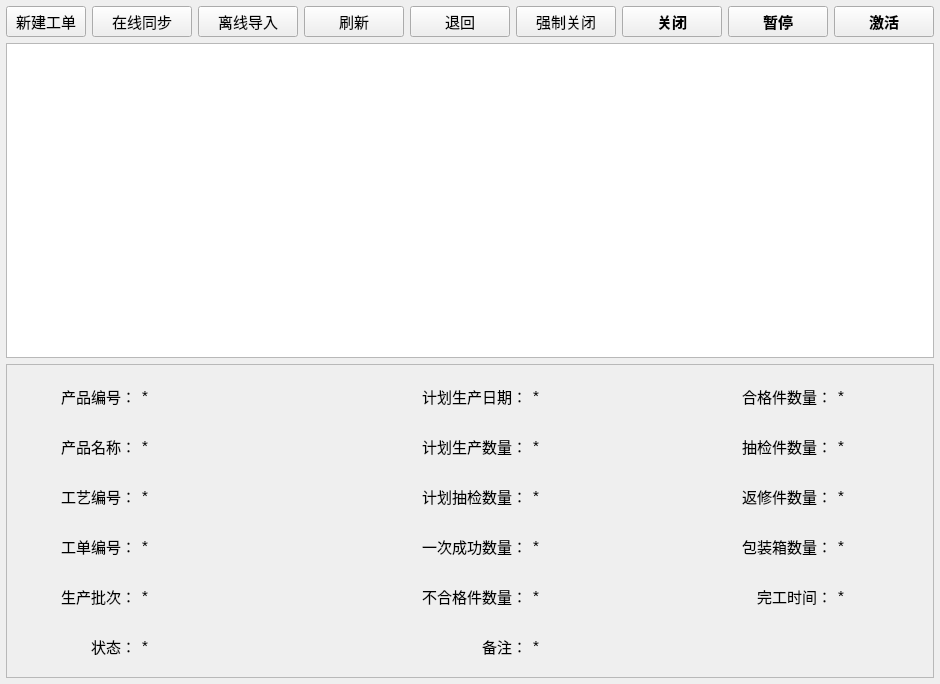
<?xml version="1.0" encoding="UTF-8"?>
<ui version="4.0">
 <class>WidgetOrderPlanManage</class>
 <widget class="QWidget" name="WidgetOrderPlanManage">
  <property name="geometry">
   <rect>
    <x>0</x>
    <y>0</y>
    <width>934</width>
    <height>684</height>
   </rect>
  </property>
  <property name="windowTitle">
   <string>Form</string>
  </property>
  <layout class="QVBoxLayout" name="verticalLayout" stretch="0,1,1">
   <property name="leftMargin">
    <number>6</number>
   </property>
   <property name="topMargin">
    <number>6</number>
   </property>
   <property name="rightMargin">
    <number>6</number>
   </property>
   <property name="bottomMargin">
    <number>6</number>
   </property>
   <item>
    <layout class="QHBoxLayout" name="horizontalLayout">
     <item>
      <widget class="QPushButton" name="buttonAddOrder">
       <property name="font">
        <font>
         <pointsize>11</pointsize>
        </font>
       </property>
       <property name="text">
        <string>新建工单</string>
       </property>
       <property name="icon">
        <iconset resource="../PCS.qrc">
         <normaloff>:/images/pngs/document_addnew.png</normaloff>:/images/pngs/document_addnew.png</iconset>
       </property>
      </widget>
     </item>
     <item>
      <widget class="QPushButton" name="buttonSyncOrder">
       <property name="minimumSize">
        <size>
         <width>100</width>
         <height>30</height>
        </size>
       </property>
       <property name="font">
        <font>
         <pointsize>11</pointsize>
        </font>
       </property>
       <property name="text">
        <string>在线同步</string>
       </property>
       <property name="icon">
        <iconset resource="../PCS.qrc">
         <normaloff>:/images/pngs/order_online.png</normaloff>:/images/pngs/order_online.png</iconset>
       </property>
       <property name="iconSize">
        <size>
         <width>20</width>
         <height>20</height>
        </size>
       </property>
      </widget>
     </item>
     <item>
      <widget class="QPushButton" name="buttonLoadOffline">
       <property name="minimumSize">
        <size>
         <width>100</width>
         <height>30</height>
        </size>
       </property>
       <property name="font">
        <font>
         <pointsize>11</pointsize>
        </font>
       </property>
       <property name="text">
        <string>离线导入</string>
       </property>
       <property name="icon">
        <iconset resource="../PCS.qrc">
         <normaloff>:/images/pngs/order_offline.png</normaloff>:/images/pngs/order_offline.png</iconset>
       </property>
       <property name="iconSize">
        <size>
         <width>20</width>
         <height>20</height>
        </size>
       </property>
      </widget>
     </item>
     <item>
      <widget class="QPushButton" name="buttonRefreshOrder">
       <property name="minimumSize">
        <size>
         <width>100</width>
         <height>30</height>
        </size>
       </property>
       <property name="font">
        <font>
         <pointsize>11</pointsize>
        </font>
       </property>
       <property name="text">
        <string>　刷新　</string>
       </property>
       <property name="icon">
        <iconset resource="../PCS.qrc">
         <normaloff>:/images/pngs/order_refresh.png</normaloff>:/images/pngs/order_refresh.png</iconset>
       </property>
       <property name="iconSize">
        <size>
         <width>20</width>
         <height>20</height>
        </size>
       </property>
      </widget>
     </item>
     <item>
      <widget class="QPushButton" name="buttonReturnOrder">
       <property name="minimumSize">
        <size>
         <width>100</width>
         <height>30</height>
        </size>
       </property>
       <property name="font">
        <font>
         <pointsize>11</pointsize>
        </font>
       </property>
       <property name="text">
        <string>　退回　</string>
       </property>
       <property name="icon">
        <iconset resource="../PCS.qrc">
         <normaloff>:/images/pngs/order_return.png</normaloff>:/images/pngs/order_return.png</iconset>
       </property>
       <property name="iconSize">
        <size>
         <width>20</width>
         <height>20</height>
        </size>
       </property>
      </widget>
     </item>
     <item>
      <widget class="QPushButton" name="buttonForceClose">
       <property name="minimumSize">
        <size>
         <width>100</width>
         <height>30</height>
        </size>
       </property>
       <property name="font">
        <font>
         <pointsize>11</pointsize>
        </font>
       </property>
       <property name="text">
        <string>强制关闭</string>
       </property>
       <property name="icon">
        <iconset resource="../PCS.qrc">
         <normaloff>:/images/pngs/order_forceclose.png</normaloff>:/images/pngs/order_forceclose.png</iconset>
       </property>
       <property name="iconSize">
        <size>
         <width>20</width>
         <height>20</height>
        </size>
       </property>
      </widget>
     </item>
     <item>
      <spacer name="horizontalSpacer">
       <property name="orientation">
        <enum>Qt::Horizontal</enum>
       </property>
       <property name="sizeHint" stdset="0">
        <size>
         <width>40</width>
         <height>20</height>
        </size>
       </property>
      </spacer>
     </item>
     <item>
      <widget class="QPushButton" name="buttonCloseOrder">
       <property name="minimumSize">
        <size>
         <width>100</width>
         <height>30</height>
        </size>
       </property>
       <property name="font">
        <font>
         <pointsize>11</pointsize>
         <weight>75</weight>
         <bold>true</bold>
        </font>
       </property>
       <property name="text">
        <string>　关闭　</string>
       </property>
       <property name="icon">
        <iconset resource="../PCS.qrc">
         <normaloff>:/images/pngs/order_close.png</normaloff>:/images/pngs/order_close.png</iconset>
       </property>
       <property name="iconSize">
        <size>
         <width>20</width>
         <height>20</height>
        </size>
       </property>
      </widget>
     </item>
     <item>
      <widget class="QPushButton" name="buttonSuspendOrder">
       <property name="minimumSize">
        <size>
         <width>100</width>
         <height>30</height>
        </size>
       </property>
       <property name="font">
        <font>
         <pointsize>11</pointsize>
         <weight>75</weight>
         <bold>true</bold>
        </font>
       </property>
       <property name="text">
        <string>　暂停　</string>
       </property>
       <property name="icon">
        <iconset resource="../PCS.qrc">
         <normaloff>:/images/pngs/order_suspend.png</normaloff>:/images/pngs/order_suspend.png</iconset>
       </property>
       <property name="iconSize">
        <size>
         <width>20</width>
         <height>20</height>
        </size>
       </property>
      </widget>
     </item>
     <item>
      <widget class="QPushButton" name="buttonActivateOrder">
       <property name="minimumSize">
        <size>
         <width>100</width>
         <height>30</height>
        </size>
       </property>
       <property name="font">
        <font>
         <pointsize>11</pointsize>
         <weight>75</weight>
         <bold>true</bold>
        </font>
       </property>
       <property name="text">
        <string>　激活　</string>
       </property>
       <property name="icon">
        <iconset resource="../PCS.qrc">
         <normaloff>:/images/pngs/order_activate.png</normaloff>:/images/pngs/order_activate.png</iconset>
       </property>
       <property name="iconSize">
        <size>
         <width>20</width>
         <height>20</height>
        </size>
       </property>
      </widget>
     </item>
    </layout>
   </item>
   <item>
    <widget class="QTableWidget" name="tableWidget"/>
   </item>
   <item>
    <widget class="QFrame" name="frame">
     <property name="font">
      <font>
       <pointsize>11</pointsize>
      </font>
     </property>
     <property name="frameShape">
      <enum>QFrame::StyledPanel</enum>
     </property>
     <property name="frameShadow">
      <enum>QFrame::Plain</enum>
     </property>
     <layout class="QGridLayout" name="gridLayout" columnstretch="0,3,0,2,0,1">
      <item row="1" column="0">
       <widget class="QLabel" name="labelProductName">
        <property name="minimumSize">
         <size>
          <width>100</width>
          <height>25</height>
         </size>
        </property>
        <property name="text">
         <string>产品名称：</string>
        </property>
        <property name="alignment">
         <set>Qt::AlignRight|Qt::AlignTrailing|Qt::AlignVCenter</set>
        </property>
       </widget>
      </item>
      <item row="0" column="0">
       <widget class="QLabel" name="labelProductID">
        <property name="minimumSize">
         <size>
          <width>100</width>
          <height>25</height>
         </size>
        </property>
        <property name="text">
         <string>产品编号：</string>
        </property>
        <property name="alignment">
         <set>Qt::AlignRight|Qt::AlignTrailing|Qt::AlignVCenter</set>
        </property>
       </widget>
      </item>
      <item row="1" column="1">
       <widget class="QLabel" name="textProductName">
        <property name="text">
         <string>*</string>
        </property>
       </widget>
      </item>
      <item row="0" column="1">
       <widget class="QLabel" name="textProductID">
        <property name="text">
         <string>*</string>
        </property>
       </widget>
      </item>
      <item row="2" column="0">
       <widget class="QLabel" name="labelCraftID">
        <property name="minimumSize">
         <size>
          <width>120</width>
          <height>25</height>
         </size>
        </property>
        <property name="text">
         <string>工艺编号：</string>
        </property>
        <property name="alignment">
         <set>Qt::AlignRight|Qt::AlignTrailing|Qt::AlignVCenter</set>
        </property>
       </widget>
      </item>
      <item row="2" column="1">
       <widget class="QLabel" name="textCraftID">
        <property name="text">
         <string>*</string>
        </property>
       </widget>
      </item>
      <item row="3" column="0">
       <widget class="QLabel" name="labelOrderID">
        <property name="minimumSize">
         <size>
          <width>120</width>
          <height>25</height>
         </size>
        </property>
        <property name="text">
         <string>工单编号：</string>
        </property>
        <property name="alignment">
         <set>Qt::AlignRight|Qt::AlignTrailing|Qt::AlignVCenter</set>
        </property>
       </widget>
      </item>
      <item row="3" column="1">
       <widget class="QLabel" name="textOrderID">
        <property name="text">
         <string>*</string>
        </property>
       </widget>
      </item>
      <item row="4" column="0">
       <widget class="QLabel" name="labelProductBatch">
        <property name="minimumSize">
         <size>
          <width>100</width>
          <height>25</height>
         </size>
        </property>
        <property name="text">
         <string>生产批次：</string>
        </property>
        <property name="alignment">
         <set>Qt::AlignRight|Qt::AlignTrailing|Qt::AlignVCenter</set>
        </property>
       </widget>
      </item>
      <item row="4" column="1">
       <widget class="QLabel" name="textProductBatch">
        <property name="text">
         <string>*</string>
        </property>
       </widget>
      </item>
      <item row="0" column="2">
       <widget class="QLabel" name="labelOrderPlanDate">
        <property name="minimumSize">
         <size>
          <width>120</width>
          <height>25</height>
         </size>
        </property>
        <property name="text">
         <string>计划生产日期：</string>
        </property>
        <property name="alignment">
         <set>Qt::AlignRight|Qt::AlignTrailing|Qt::AlignVCenter</set>
        </property>
       </widget>
      </item>
      <item row="0" column="3">
       <widget class="QLabel" name="textOrderPlanDate">
        <property name="text">
         <string>*</string>
        </property>
       </widget>
      </item>
      <item row="1" column="2">
       <widget class="QLabel" name="labelOrderPlanQty">
        <property name="minimumSize">
         <size>
          <width>120</width>
          <height>25</height>
         </size>
        </property>
        <property name="text">
         <string>计划生产数量：</string>
        </property>
        <property name="alignment">
         <set>Qt::AlignRight|Qt::AlignTrailing|Qt::AlignVCenter</set>
        </property>
       </widget>
      </item>
      <item row="1" column="3">
       <widget class="QLabel" name="valueOrderPlanQty">
        <property name="text">
         <string>*</string>
        </property>
       </widget>
      </item>
      <item row="2" column="2">
       <widget class="QLabel" name="labelInspectQty">
        <property name="minimumSize">
         <size>
          <width>120</width>
          <height>25</height>
         </size>
        </property>
        <property name="text">
         <string>计划抽检数量：</string>
        </property>
        <property name="alignment">
         <set>Qt::AlignRight|Qt::AlignTrailing|Qt::AlignVCenter</set>
        </property>
       </widget>
      </item>
      <item row="2" column="3">
       <widget class="QLabel" name="valueInspectQty">
        <property name="text">
         <string>*</string>
        </property>
       </widget>
      </item>
      <item row="4" column="2">
       <widget class="QLabel" name="labelFailedQty">
        <property name="minimumSize">
         <size>
          <width>120</width>
          <height>25</height>
         </size>
        </property>
        <property name="text">
         <string>不合格件数量：</string>
        </property>
        <property name="alignment">
         <set>Qt::AlignRight|Qt::AlignTrailing|Qt::AlignVCenter</set>
        </property>
       </widget>
      </item>
      <item row="4" column="3">
       <widget class="QLabel" name="valueFailedQty">
        <property name="text">
         <string>*</string>
        </property>
       </widget>
      </item>
      <item row="0" column="4">
       <widget class="QLabel" name="labelFinishQty">
        <property name="minimumSize">
         <size>
          <width>120</width>
          <height>25</height>
         </size>
        </property>
        <property name="text">
         <string>合格件数量：</string>
        </property>
        <property name="alignment">
         <set>Qt::AlignRight|Qt::AlignTrailing|Qt::AlignVCenter</set>
        </property>
       </widget>
      </item>
      <item row="0" column="5">
       <widget class="QLabel" name="valueFinishQty">
        <property name="text">
         <string>*</string>
        </property>
       </widget>
      </item>
      <item row="3" column="2">
       <widget class="QLabel" name="labelFirstPassQty">
        <property name="minimumSize">
         <size>
          <width>120</width>
          <height>25</height>
         </size>
        </property>
        <property name="text">
         <string>一次成功数量：</string>
        </property>
        <property name="alignment">
         <set>Qt::AlignRight|Qt::AlignTrailing|Qt::AlignVCenter</set>
        </property>
       </widget>
      </item>
      <item row="3" column="3">
       <widget class="QLabel" name="valueFirstPassQty">
        <property name="text">
         <string>*</string>
        </property>
       </widget>
      </item>
      <item row="1" column="4">
       <widget class="QLabel" name="labelSampleQty">
        <property name="minimumSize">
         <size>
          <width>120</width>
          <height>25</height>
         </size>
        </property>
        <property name="text">
         <string>抽检件数量：</string>
        </property>
        <property name="alignment">
         <set>Qt::AlignRight|Qt::AlignTrailing|Qt::AlignVCenter</set>
        </property>
       </widget>
      </item>
      <item row="1" column="5">
       <widget class="QLabel" name="valueSampleQty">
        <property name="text">
         <string>*</string>
        </property>
       </widget>
      </item>
      <item row="2" column="4">
       <widget class="QLabel" name="labelRepairQty">
        <property name="minimumSize">
         <size>
          <width>120</width>
          <height>25</height>
         </size>
        </property>
        <property name="text">
         <string>返修件数量：</string>
        </property>
        <property name="alignment">
         <set>Qt::AlignRight|Qt::AlignTrailing|Qt::AlignVCenter</set>
        </property>
       </widget>
      </item>
      <item row="2" column="5">
       <widget class="QLabel" name="valueRepairQty">
        <property name="text">
         <string>*</string>
        </property>
       </widget>
      </item>
      <item row="3" column="4">
       <widget class="QLabel" name="labelPackageQty">
        <property name="minimumSize">
         <size>
          <width>120</width>
          <height>25</height>
         </size>
        </property>
        <property name="text">
         <string>包装箱数量：</string>
        </property>
        <property name="alignment">
         <set>Qt::AlignRight|Qt::AlignTrailing|Qt::AlignVCenter</set>
        </property>
       </widget>
      </item>
      <item row="3" column="5">
       <widget class="QLabel" name="valuePackageQty">
        <property name="text">
         <string>*</string>
        </property>
       </widget>
      </item>
      <item row="5" column="0">
       <widget class="QLabel" name="labelState">
        <property name="minimumSize">
         <size>
          <width>120</width>
          <height>25</height>
         </size>
        </property>
        <property name="text">
         <string>状态：</string>
        </property>
        <property name="alignment">
         <set>Qt::AlignRight|Qt::AlignTrailing|Qt::AlignVCenter</set>
        </property>
       </widget>
      </item>
      <item row="5" column="1">
       <widget class="QLabel" name="textState">
        <property name="text">
         <string>*</string>
        </property>
       </widget>
      </item>
      <item row="4" column="4">
       <widget class="QLabel" name="labelDeliveryTime">
        <property name="minimumSize">
         <size>
          <width>120</width>
          <height>25</height>
         </size>
        </property>
        <property name="text">
         <string>完工时间：</string>
        </property>
        <property name="alignment">
         <set>Qt::AlignRight|Qt::AlignTrailing|Qt::AlignVCenter</set>
        </property>
       </widget>
      </item>
      <item row="4" column="5">
       <widget class="QLabel" name="textDeliveryTime">
        <property name="text">
         <string>*</string>
        </property>
       </widget>
      </item>
      <item row="5" column="2">
       <widget class="QLabel" name="labelRemark">
        <property name="minimumSize">
         <size>
          <width>100</width>
          <height>25</height>
         </size>
        </property>
        <property name="text">
         <string>备注：</string>
        </property>
        <property name="alignment">
         <set>Qt::AlignRight|Qt::AlignTrailing|Qt::AlignVCenter</set>
        </property>
       </widget>
      </item>
      <item row="5" column="3">
       <widget class="QLabel" name="textRemark">
        <property name="text">
         <string>*</string>
        </property>
       </widget>
      </item>
     </layout>
    </widget>
   </item>
  </layout>
 </widget>
 <tabstops>
  <tabstop>buttonActivateOrder</tabstop>
  <tabstop>buttonSuspendOrder</tabstop>
  <tabstop>buttonForceClose</tabstop>
  <tabstop>buttonLoadOffline</tabstop>
  <tabstop>buttonSyncOrder</tabstop>
  <tabstop>tableWidget</tabstop>
 </tabstops>
 <resources>
  <include location="../PCS.qrc"/>
 </resources>
 <connections/>
</ui>
